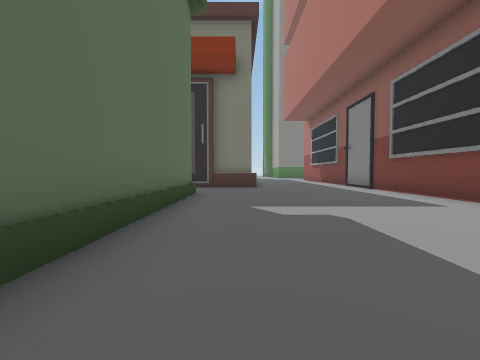
[1] (above)

19 first-person views from a walk through a Unity game level. The camera is 1.2 m above the floor, tilts 2° down and sees 90° across. The floor is counted in squares, 2 m on a side. Each view is taken from the middle of a square. On the plan, view 1 faces up. The plan holds only what a view shows up to about 9 squares ahead; the rest is blank. The place goes on beyond the plan. The player is left out. Some surface patterns are stand-ins.

[2]
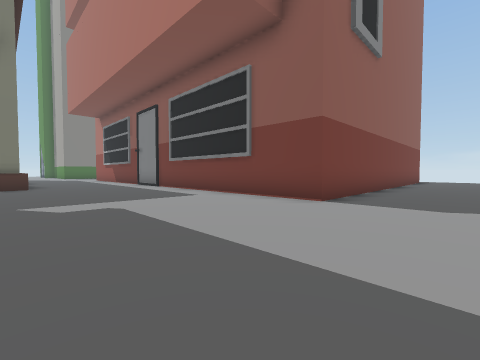

[3]
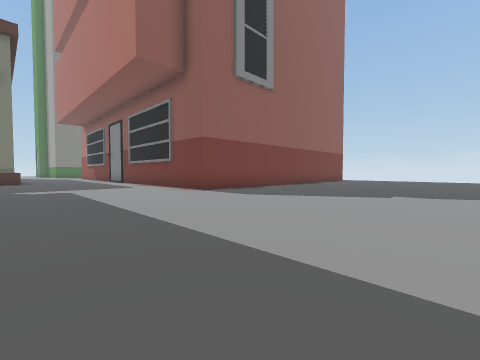

[4]
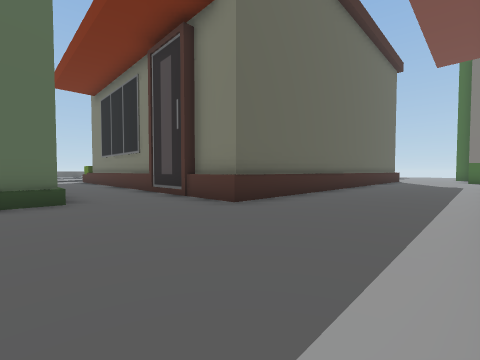

[5]
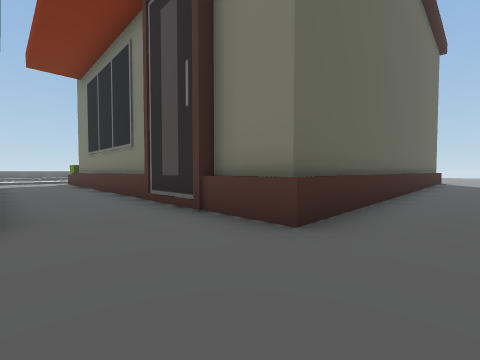

[6]
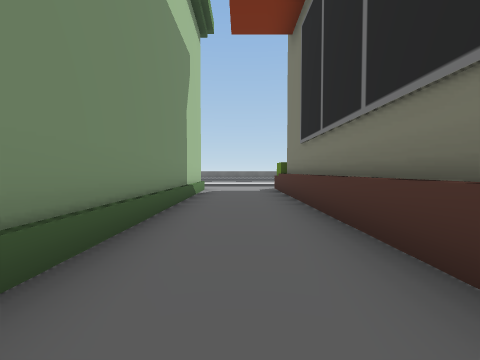

[7]
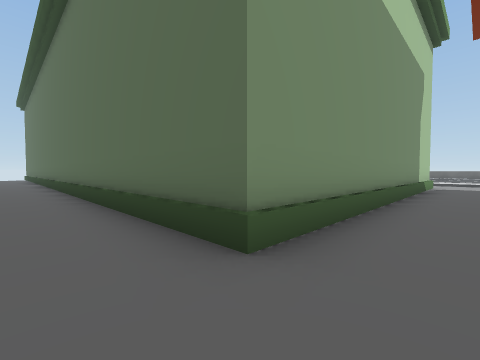

[8]
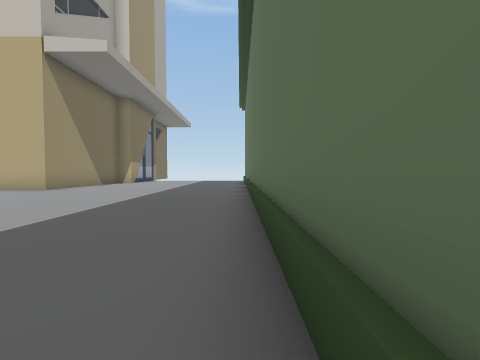

[9]
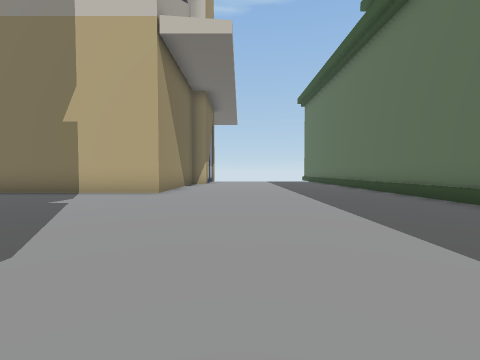

[10]
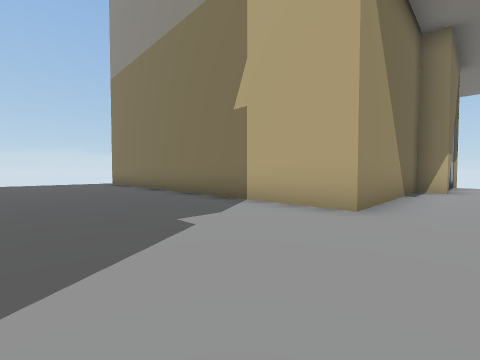

[11]
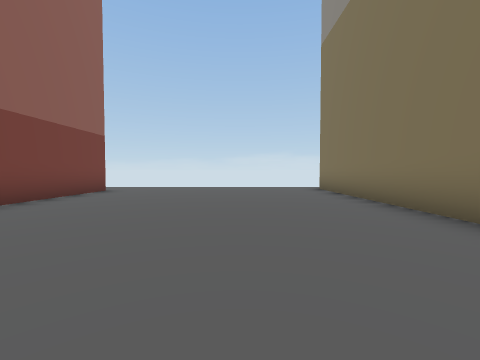

[12]
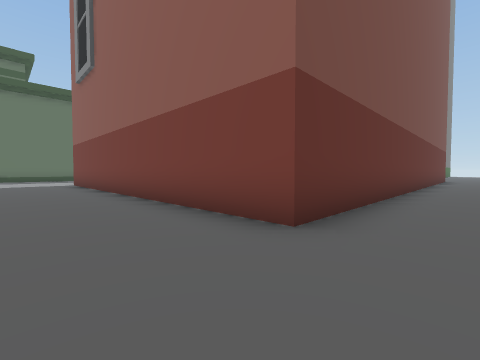

[13]
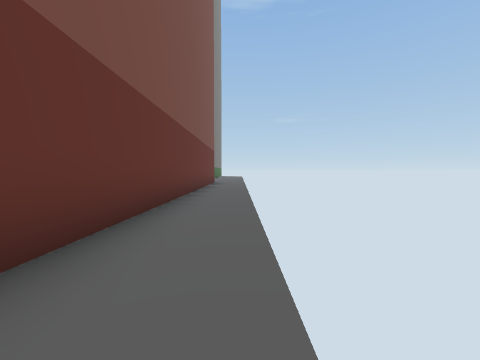

[14]
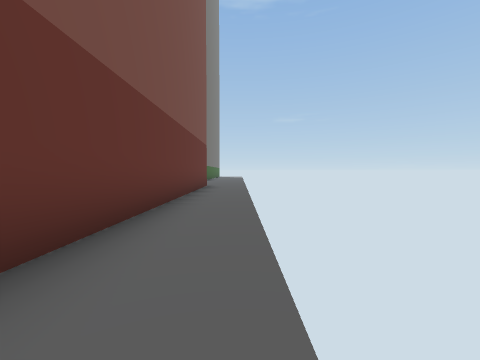

[15]
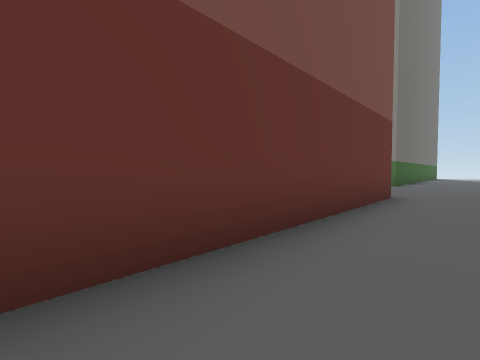

[16]
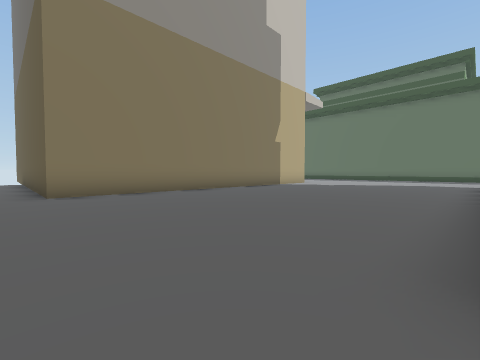

[17]
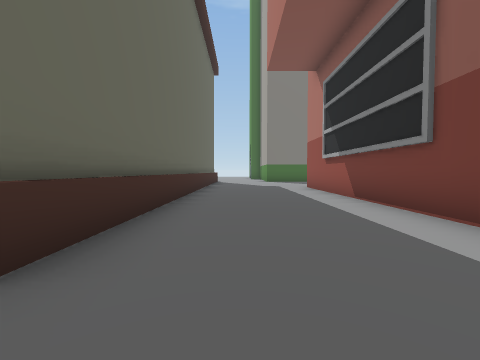

[18]
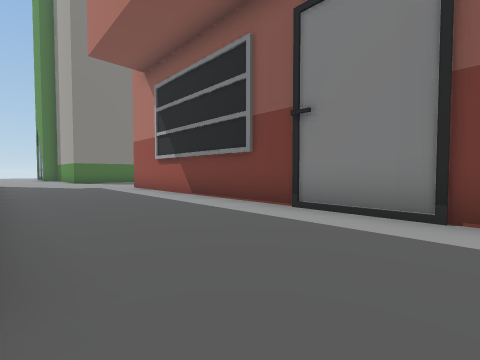

[19]
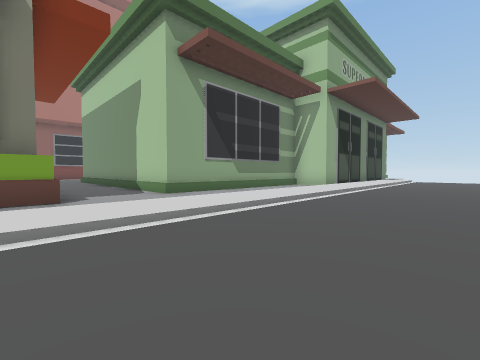

### Floor plan
Key: @ floor where view 1 was taken; # wall or solid block; . main floor; : floor 0.25 m higher than the main floor; / step, stairs or slope; = window, fence, low wall or low ledge; ^ raised ledge; B building.
Columns run from 17 left of view 1 to 17 right of it. Each row starts with its distance up from view 1.
 17                  B....#         #..
 16                  B....#         #..
 15                  B....#         #..
 14                  B....#         #..
 13                  B....#         #..
 12                  B....#         #..
 11                  B....#         #..
 10 .../:.BBBBBBBBBBBB....#         #..
  9 .../:.................#         #..
  8 .../:.................#         #..
  7 .../:.................#         #..
  6 .../:.^=========......#         #..
  5 .../:.#        =......#         #..
  4 .../:.#        =......#         #..
  3 .../:.#        =......#         #..
  2 .../:          =......###########..
  1 .../:          =...................
  0 .../           #.@.................
 -1 ..             #...................
 -2                #...................
 -3                #...................
 -4                #...................
 -5                #...................
 -6                #.......BBBBBBBBBBB.
 -7                #.......B         B.
 -8                #.......B         B.

Where each view was taken, in squares from view 1:
view 1: 0 up, 0 right, facing up
view 2: 1 down, 0 right, facing up-right
view 3: 5 down, 0 right, facing up-right
view 4: 6 up, 4 right, facing up-left
view 5: 7 up, 2 right, facing up-left
view 6: 8 up, 3 left, facing left
view 7: 8 up, 0 right, facing down-left
view 8: 2 up, 1 left, facing down
view 9: 1 up, 3 right, facing down
view 10: 2 down, 4 right, facing down-right
view 11: 3 down, 8 right, facing right
view 12: 1 down, 17 right, facing up-left
view 13: 4 up, 17 right, facing up
view 14: 7 up, 17 right, facing up
view 15: 11 up, 17 right, facing up-left
view 16: 1 up, 17 right, facing down-left
view 17: 8 up, 2 right, facing up
view 18: 8 up, 1 right, facing up-right
view 19: 10 up, 17 left, facing down-right
